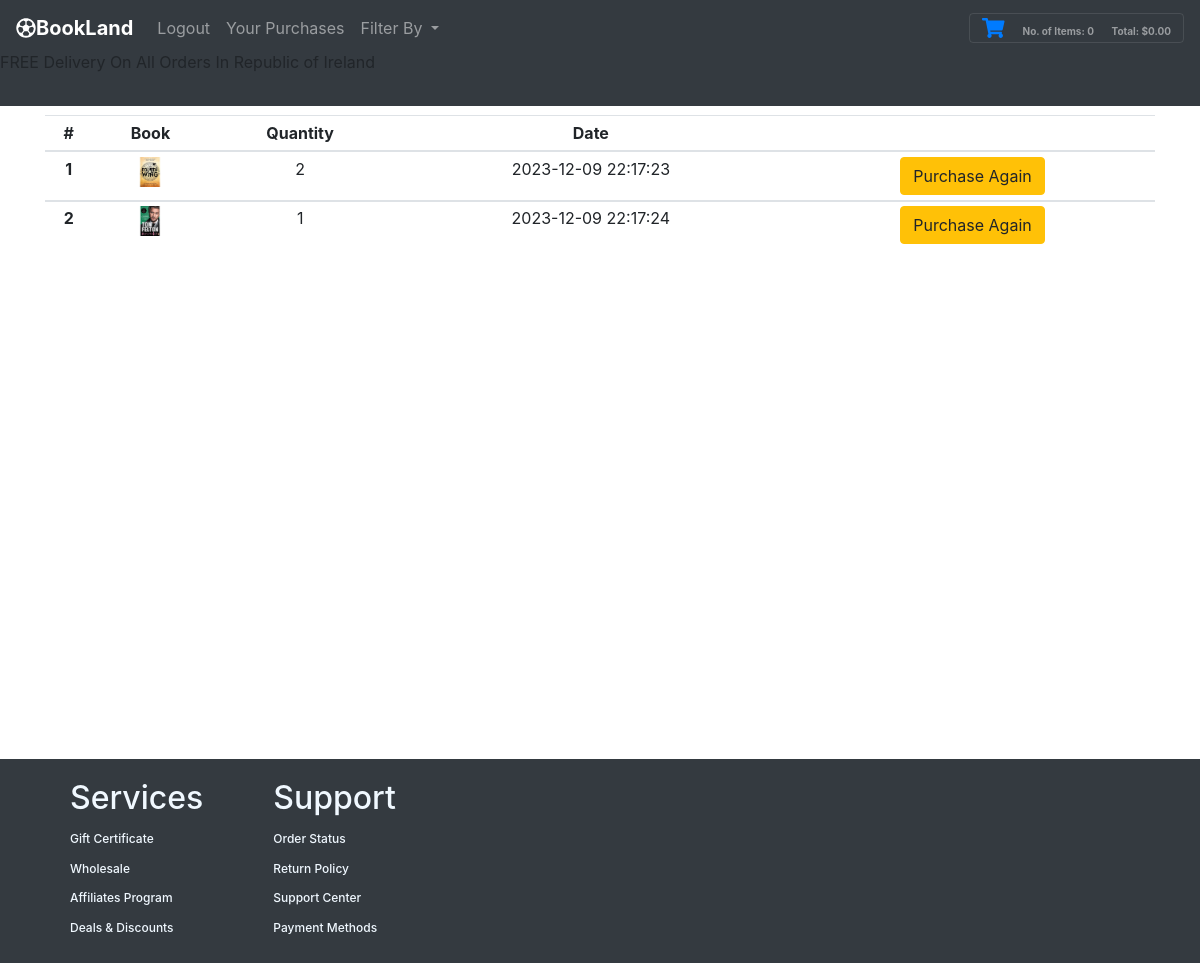
Page /purchase_history/ (signed in) on the committed database.
### tables this page shows
CREATE TABLE "purchases" (
	"id"	INTEGER NOT NULL,
	"uid"	INTEGER NOT NULL,
	"image"	TEXT,
	"quantity"	INTEGER,
	"date"	DATE
);

### app.py (the view)
@app.route("/purchase_history/")
def history():
    shoppingCart = []
    shopLen = len(shoppingCart)
    totItems=0
    total=0
    display=0
    myBooks = db.execute("SELECT * FROM purchases where uid=:uid",uid=session['uid'])
    print(session['uid'],myBooks)
    myBooksLen = len(myBooks)
    print(myBooks)
    return render_template("purchase_history.html", shoppingCart=shoppingCart, shopLen=shopLen, total=total, totItems=totItems, display=display, session=session, myBooks=myBooks, myBooksLen=myBooksLen)

### templates/purchase_history.html (shortened to what this page needs)
{% extends "base_template.html" %}
{% block body %}
<div class="row" style="height:80vh;">
    <div class="col-sm">
        <h2> Past Purchases </h2>
        <table class="table table-sm">
            <thead>
              <tr>
                <th scope="col">#</th>
                <th scope="col">Book</th>
                <th scope="col">Quantity</th>
                <th scope="col">Date</th>
                <th scope="col"></th>
              </tr>
            </thead>
            <tbody>
                {% for i in range(myBooksLen) %}
              <tr>
                <th scope="row">{{ i + 1 }}</th>
                <td><img src="{{ url_for('static', filename='Images/' + myBooks[i]['image']) }}" width="30px" alt="{{ myBooks[i]['team'] }}" /></td>
                <td>{{ myBooks[i]["quantity"] }}</td>
                <td>{{ myBooks[i]["date"] }}</td>
                <td><a href="/filter/?id={{ myBooks[i]['id'] }}"><button type="button" class="btn btn-warning">Purchase Again</button></a></td>
              </tr>
            </tbody>
            {% endfor %}
          </table>
        </div>
        </div>
{% endblock %}

### Static/CSS/styles.css (style rules this page uses)
tr { text-align: center; }
html, body { height: 100%; margin: 0; display: flex; flex-direction: column; }

### rows in the picture
purchases: image (picture), quantity "2", date "2023-12-09 22:17:23"
purchases: image (picture), quantity "1", date "2023-12-09 22:17:24"

### other values in the picture
{{ totItems }} "0"
{{ '{:,.2f}'.format(total) }} "0.00"
{{ i + 1 }} "1" "2"
